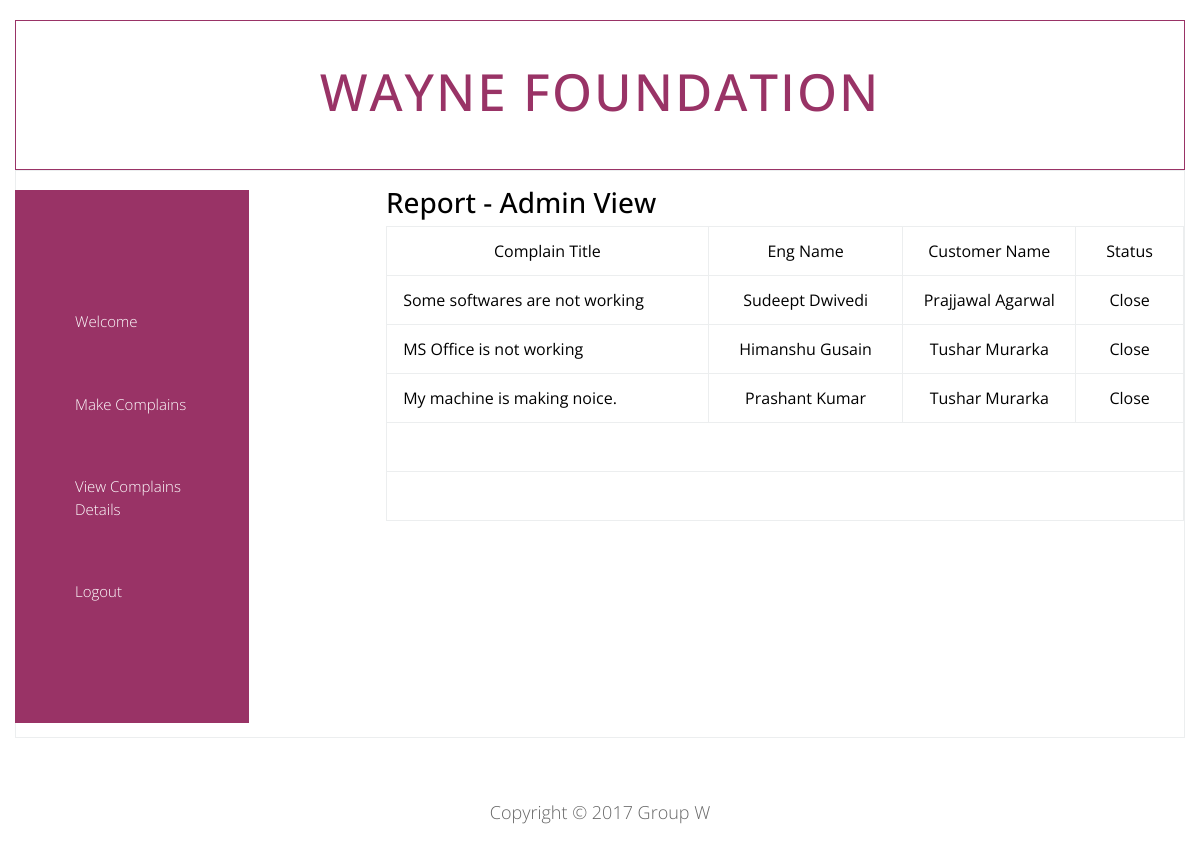
Screenshot of /view.php?mod=admin&view=repo&id=close (signed in) with the database file from the repository.
### tables this page shows
CREATE TABLE IF NOT EXISTS `tbl_complains` (
  `cid` int(10) NOT NULL auto_increment,
  `cust_id` int(10) NOT NULL,
  `cust_name` varchar(40) NOT NULL,
  `comp_type` varchar(40) NOT NULL,
  `comp_title` varchar(200) NOT NULL,
  `comp_desc` text NOT NULL,
  `status` varchar(20) NOT NULL,
  `eng_id` int(10) NOT NULL,
  `eng_name` varchar(40) NOT NULL,
  `eng_comment` varchar(240) NOT NULL,
  `create_date` datetime NOT NULL,
  `close_date` datetime NOT NULL,
  PRIMARY KEY  (`cid`)
);

### view.php (called while the page is built, shortened)
<?php
require_once './include/template.php';
?>

### library/database.php (called while the page is built, shortened)
<?php
function dbQuery($sql)
{
	$result = mysql_query($sql) or die(mysql_error());
	return $result;
}
function dbFetchAssoc($result)
{
	return mysql_fetch_assoc($result);
}
?>

### repo.php (the view)
<?php
$id = $_GET['id'];
?>
<h3>Report - Admin View</h3>
<form action="processLeave.php?action=addUser" method="post"  name="frmListUser" id="frmListUser">
  <table width="100%" border="0" align="center" cellpadding="2" cellspacing="1" class="text">
    <tr align="center" id="listTableHeader">
      <td width="583">Complain Title</td>
      <td width="303">Eng Name </td>
      <td width="260">Customer Name </td>
      <td width="150">Status</td>
    </tr>
    <?php
	$sql = "SELECT *
			FROM tbl_complains
			WHERE status = '$id'
			AND  eng_name != ''
			ORDER BY create_date DESC
			LIMIT 0,20";
	$result = dbQuery($sql);
	$i=0;
	while($row = dbFetchAssoc($result)) {
	extract($row);
	if ($i%2) {
		$class = 'row1';
	} else {
		$class = 'row2';
	}
	$i += 1;
	?>
    <tr class="<?php echo $class; ?>" style="height:25px;">
      <td>&nbsp;<?php echo $comp_title; ?></td>
      <td width="303" align="center"><?php echo ucwords($eng_name); ?></td>
      <td width="260" align="center"><?php echo ucwords($cust_name); ?></td>
      <td width="150" align="center"><?php echo ucwords($status); ?></td>
    </tr>
    <?php
	}
	?>
    <tr>
      <td colspan="5">&nbsp;</td>
    </tr>
    <tr>
      <td colspan="5" align="right">&nbsp;</td>
    </tr>
  </table>
  <p>&nbsp;</p>
</form>
<p>&nbsp;</p>

### css/templatemo-style.css (style rules this page uses)
p { line-height: 2; }
p:last-child { margin-bottom: 0; }
body { color: #000; font-family: 'Open Sans', Helvetica, Arial, sans-serif; font-size: 18px; font-weight: 300; padding-top: 10px; overflow-x: hidden; }

### css/mycss.css (style rules this page uses)
body { margin:10px 0 0 0; }

### rows the page displays
tbl_complains: comp_title "Some softwares are not working", eng_name "Sudeept Dwivedi", cust_name "Prajjawal Agarwal", status "Close"
tbl_complains: comp_title "MS Office is not working", eng_name "Himanshu Gusain", cust_name "Tushar Murarka", status "Close"
tbl_complains: comp_title "My machine is making noice.", eng_name "Prashant Kumar", cust_name "Tushar Murarka", status "Close"
